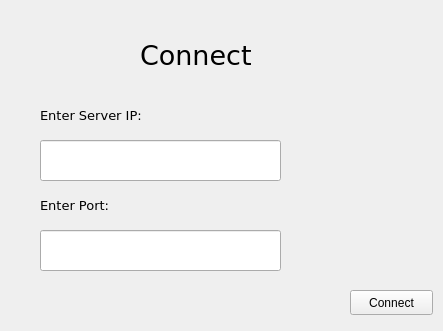
<?xml version="1.0" encoding="UTF-8"?>
<ui version="4.0">
 <class>babelConnect</class>
 <widget class="QWidget" name="babelConnect">
  <property name="geometry">
   <rect>
    <x>0</x>
    <y>0</y>
    <width>443</width>
    <height>331</height>
   </rect>
  </property>
  <property name="windowTitle">
   <string>Connect -- Babel</string>
  </property>
  <widget class="QLabel" name="settingsLabel">
   <property name="geometry">
    <rect>
     <x>140</x>
     <y>30</y>
     <width>121</width>
     <height>51</height>
    </rect>
   </property>
   <property name="font">
    <font>
     <family>DejaVu Sans</family>
     <pointsize>20</pointsize>
    </font>
   </property>
   <property name="text">
    <string>Connect</string>
   </property>
  </widget>
  <widget class="QLabel" name="enterServerLabel">
   <property name="geometry">
    <rect>
     <x>40</x>
     <y>90</y>
     <width>121</width>
     <height>51</height>
    </rect>
   </property>
   <property name="font">
    <font>
     <family>DejaVu Sans</family>
     <pointsize>10</pointsize>
    </font>
   </property>
   <property name="text">
    <string>Enter Server IP:</string>
   </property>
  </widget>
  <widget class="QLabel" name="enterPortLabel">
   <property name="geometry">
    <rect>
     <x>40</x>
     <y>180</y>
     <width>121</width>
     <height>51</height>
    </rect>
   </property>
   <property name="font">
    <font>
     <family>DejaVu Sans</family>
     <pointsize>10</pointsize>
    </font>
   </property>
   <property name="text">
    <string>Enter Port:</string>
   </property>
  </widget>
  <widget class="QPushButton" name="nextPage">
   <property name="geometry">
    <rect>
     <x>350</x>
     <y>290</y>
     <width>83</width>
     <height>25</height>
    </rect>
   </property>
   <property name="text">
    <string>Connect</string>
   </property>
  </widget>
  <widget class="QLineEdit" name="enterPort">
   <property name="geometry">
    <rect>
     <x>40</x>
     <y>230</y>
     <width>241</width>
     <height>41</height>
    </rect>
   </property>
   <property name="maxLength">
    <number>6</number>
   </property>
  </widget>
  <widget class="QLineEdit" name="enterIP">
   <property name="geometry">
    <rect>
     <x>40</x>
     <y>140</y>
     <width>241</width>
     <height>41</height>
    </rect>
   </property>
  </widget>
 </widget>
 <resources/>
 <connections/>
</ui>
